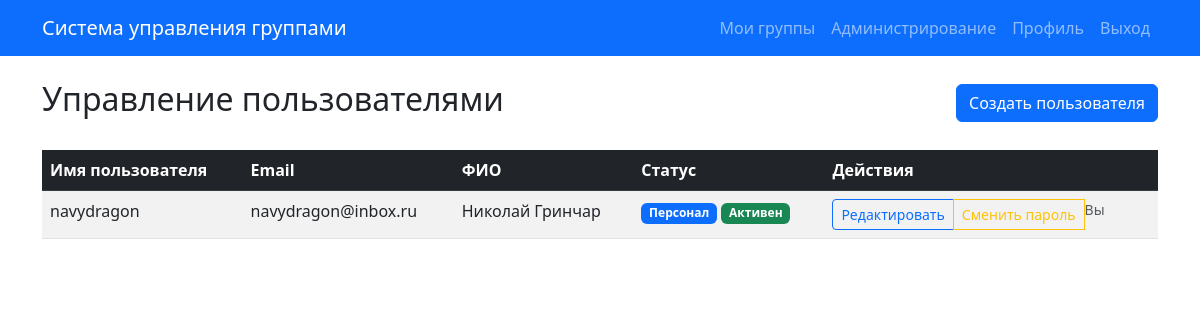
Screenshot of /users/ (signed in) with the database file from the repository.
### users/models.py (models this page shows, shortened)
class User(AbstractUser):
    first_name = models.CharField(
        max_length=150,
        verbose_name='Имя',
        blank=True
    )
    last_name = models.CharField(
        max_length=150,
        verbose_name='Фамилия',
        blank=True
    )
    middle_name = models.CharField(
        max_length=150,
        verbose_name='Отчество',
        blank=True,
        null=True
    )
    send_emails = models.BooleanField(
        default=False,
        verbose_name='Отправлять письма',
        help_text='Если включено, куратор будет получать пересылаемые письма от студентов своей группы'
    )
    class Meta:
        verbose_name = 'Пользователь'
        verbose_name_plural = 'Пользователи'
        db_table = 'users_user'

### users/views.py (the view)
# urls.py: path('users/', views.UserManagementView.as_view(), name='user_management'),
class UserManagementView(LoginRequiredMixin, UserPassesTestMixin, ListView):
    model = User
    template_name = 'users/user_management.html'
    context_object_name = 'users'
    def test_func(self):
        return self.request.user.is_staff
    def get_queryset(self):
        return User.objects.all().order_by('last_name', 'first_name', 'username')

### users/templates/users/user_management.html (shortened to what this page needs)
{% extends 'base.html' %}
{% block content %}
<div class="d-flex justify-content-between align-items-center mb-4">
    <h2>Управление пользователями</h2>
    <a href="{% url 'users:user_create' %}" class="btn btn-primary">
        Создать пользователя
    </a>
</div>
{% if users %}
    <div class="table-responsive">
        <table class="table table-striped table-hover">
            <thead class="table-dark">
                <tr>
                    <th>Имя пользователя</th>
                    <th>Email</th>
                    <th>ФИО</th>
                    <th>Статус</th>
                    <th>Действия</th>
                </tr>
            </thead>
            <tbody>
                {% for user_item in users %}
                    <tr>
                        <td>{{ user_item.username }}</td>
                        <td>{{ user_item.email|default:"—" }}</td>
                        <td>
                            {% if user_item.get_full_name %}
                                {{ user_item.get_full_name }}
                            {% else %}
                                <span class="text-muted">—</span>
                            {% endif %}
                        </td>
                        <td>
                            {% if user_item.is_staff %}
                                <span class="badge bg-primary">Персонал</span>
                            {% endif %}
                            {% if user_item.is_active %}
                                <span class="badge bg-success">Активен</span>
                            {% else %}
                                <span class="badge bg-secondary">Неактивен</span>
                            {% endif %}
                        </td>
                        <td>
                            <div class="btn-group" role="group">
                                <a href="{% url 'users:user_edit' user_item.pk %}" class="btn btn-sm btn-outline-primary">
                                    Редактировать
                                </a>
                                <a href="{% url 'users:user_change_password' user_item.pk %}" class="btn btn-sm btn-outline-warning">
                                    Сменить пароль
                                </a>
                                {% if user_item.pk != user.pk %}
                                <button type="button" class="btn btn-sm btn-outline-danger"
                                        data-bs-toggle="modal"
                                        data-bs-target="#deleteModal{{ user_item.pk }}">
                                    Удалить
                                </button>
                                {% else %}
                                <span class="text-muted small">Вы</span>
                                {% endif %}
                            </div>
                        </td>
                    </tr>
                {% endfor %}
            </tbody>
        </table>
    </div>
{% else %}
    <div class="alert alert-info">
        <h5>Пользователи не найдены</h5>
        <p class="mb-0">В системе пока нет пользователей. Создайте первого пользователя, нажав на кнопку "Создать пользователя".</p>
    </div>
{% endif %}
{% endblock %}

### rows the page displays
User: username "navydragon", email "navydragon@inbox.ru", get_full_name "Николай Гринчар", is_staff "Персонал", is_active "Активен", shows "Вы"
